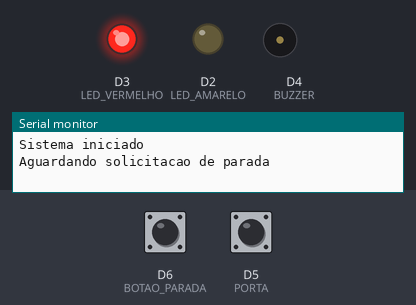
Recording of a sketch running on a simulated ESP8266 (NodeMCU). On the bench: output pins drawn as LEDs (lit = HIGH), buzzer (waves = sounding, pin HIGH), the last lines printed to the serial monitor. The test bench sets the inputs (shaded band); at power-on: D6 (BOTAO_PARADA) HIGH, D5 (PORTA) HIGH.

Above: at 1.2 s.
1.3 s: D6 (BOTAO_PARADA) pulled LOW for 0.15 s
At 2.4 s:
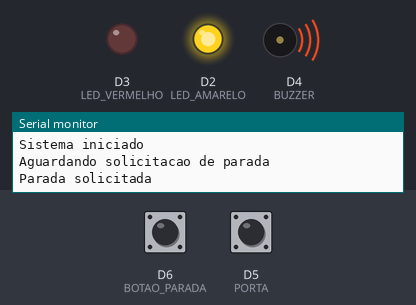
4.4 s: D5 (PORTA) pulled LOW for 0.15 s
At 5.2 s:
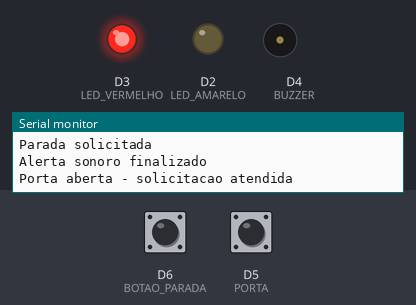
6.0 s: D6 (BOTAO_PARADA) pulled LOW for 1 s
At 9.3 s:
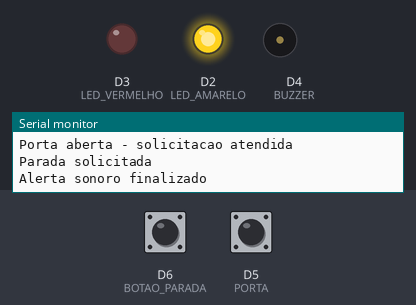
10.0 s: D6 (BOTAO_PARADA) pulled LOW for 3.2 s
At 10.6 s:
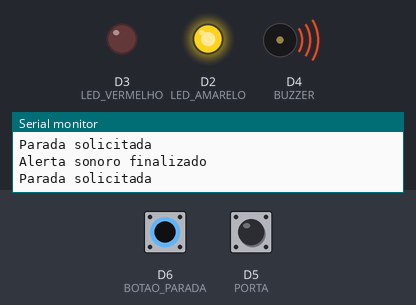
Timing chart, 0 to 14.5 s (numbered marks = the images above; inputs shaded):
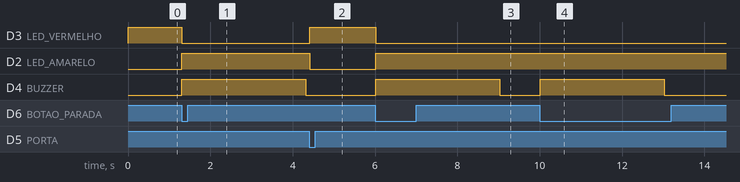

Measured:
- after the input at 1.3 s, D3 (LED_VERMELHO): HIGH → LOW at once; D2 (LED_AMARELO): LOW → HIGH at once; D4 (BUZZER): LOW → HIGH at once, → LOW 3.0 s later
- after the input at 4.4 s, D3 (LED_VERMELHO): LOW → HIGH at once; D2 (LED_AMARELO): HIGH → LOW at once
- after the input at 6.0 s, D3 (LED_VERMELHO): HIGH → LOW at once; D2 (LED_AMARELO): LOW → HIGH at once; D4 (BUZZER): LOW → HIGH at once, → LOW 3.0 s later
- after the input at 10.0 s, D4 (BUZZER): LOW → HIGH at once, → LOW 3.0 s later

The sketch:

sketch.ino
```cpp
#define LED_AMARELO D2
#define LED_VERMELHO D3
#define BUZZER D4
#define PORTA D5
#define BOTAO_PARADA D6

bool solicitacaoAtiva = false;
bool botaoAnterior = HIGH;
bool portaAnterior = HIGH;

bool buzzerAtivo = false;
unsigned long inicioBuzzer = 0;

void setup() {
  Serial.begin(115200);

  pinMode(LED_AMARELO, OUTPUT);
  pinMode(LED_VERMELHO, OUTPUT);
  pinMode(BUZZER, OUTPUT);

  pinMode(PORTA, INPUT_PULLUP);
  pinMode(BOTAO_PARADA, INPUT_PULLUP);

  digitalWrite(LED_AMARELO, LOW);
  digitalWrite(LED_VERMELHO, HIGH);
  digitalWrite(BUZZER, LOW);

  Serial.println("Sistema iniciado");
  Serial.println("Aguardando solicitacao de parada");
}

void loop() {
  bool botaoAtual = digitalRead(BOTAO_PARADA);
  bool portaAtual = digitalRead(PORTA);

  // Registra a solicitacao ao pressionar o botao de parada
  if (botaoAtual == LOW && botaoAnterior == HIGH) {
    solicitacaoAtiva = true;

    buzzerAtivo = true;
    inicioBuzzer = millis();
    digitalWrite(BUZZER, HIGH);

    Serial.println("Parada solicitada");
  }

  // Desliga o buzzer depois de tres segundos
  if (buzzerAtivo && millis() - inicioBuzzer >= 3000) {
    buzzerAtivo = false;
    digitalWrite(BUZZER, LOW);

    Serial.println("Alerta sonoro finalizado");
  }

  // Cancela a solicitacao quando a porta e aberta
  if (portaAtual == LOW && portaAnterior == HIGH) {
    solicitacaoAtiva = false;
    buzzerAtivo = false;
    digitalWrite(BUZZER, LOW);

    Serial.println("Porta aberta - solicitacao atendida");
  }

  // Atualiza os LEDs conforme o estado do sistema
  if (solicitacaoAtiva) {
    digitalWrite(LED_AMARELO, HIGH);
    digitalWrite(LED_VERMELHO, LOW);
  } else {
    digitalWrite(LED_AMARELO, LOW);
    digitalWrite(LED_VERMELHO, HIGH);
  }

  botaoAnterior = botaoAtual;
  portaAnterior = portaAtual;

  delay(20);
}
```
